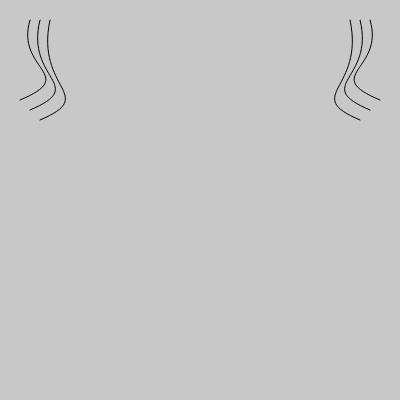
Frame 1 (no input)
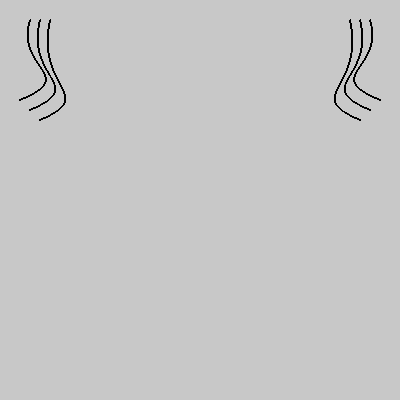
Frame 60 (no input)
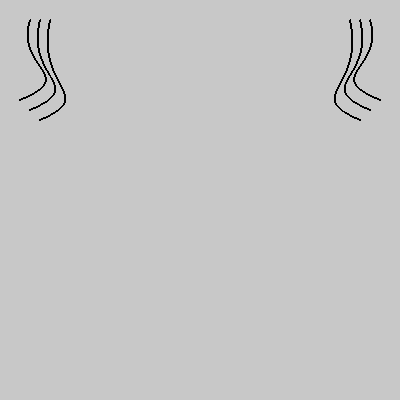
Frame 120 (the mouse pressed at the canvas centre since frame 60)

The p5.js sketch that drew these frames (run headless with seeded random() and noise() and a simulated clock; from frame 60 on, the mouse is pressed at the canvas centre):

// p5.js sketch
// ── sketch.js
function setup() {
  createCanvas(400, 400);
  background(200);
}

function draw() {
  //Left Hair 清汤挂面发丝 + jap layers
  noFill();

  // Start drawing the left shapes
  drawLeftHair();

  // Hair part two - right side (mirror of the left side)
  drawRightHair();
}

function drawLeftHair() {
  // First left shape
  beginShape();
  vertex(30, 20);
  bezierVertex(15, 70, 80, 75, 20, 100);
  endShape();
  
  // Second left shape
  beginShape();
  vertex(40, 20);
  bezierVertex(25, 80, 89, 85, 30, 110);
  endShape();
  
  // Third left shape
  beginShape();
  vertex(50, 20);
  bezierVertex(35, 90, 99, 95, 40, 120);
  endShape();
}

function drawRightHair() {
  // Axis of symmetry is at x = 200
  let axis = 200;
  
  // Mirrored first shape
  beginShape();
  vertex(2 * axis - 30, 20);
  bezierVertex(2 * axis - 15, 70, 2 * axis - 80, 75, 2 * axis - 20, 100);
  endShape();
  
  // Mirrored second shape
  beginShape();
  vertex(2 * axis - 40, 20);
  bezierVertex(2 * axis - 25, 80, 2 * axis - 89, 85, 2 * axis - 30, 110);
  endShape();
  
  // Mirrored third shape
  beginShape();
  vertex(2 * axis - 50, 20);
  bezierVertex(2 * axis - 35, 90, 2 * axis - 99, 95, 2 * axis - 40, 120);
  endShape();
}

  
  
  // connecting the hair using arc 
  
  
  //heart shaped face 
  
  
  
  
